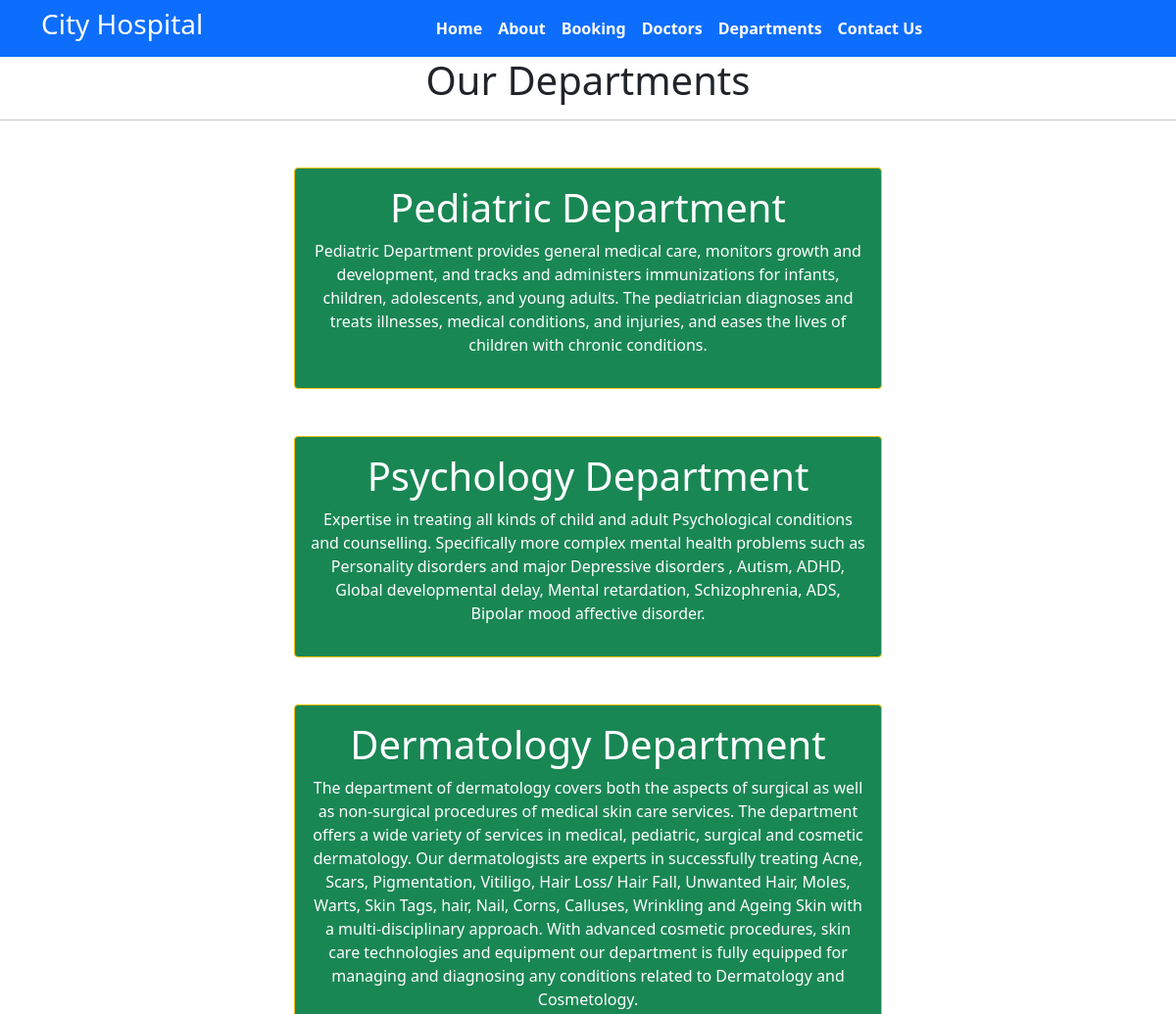
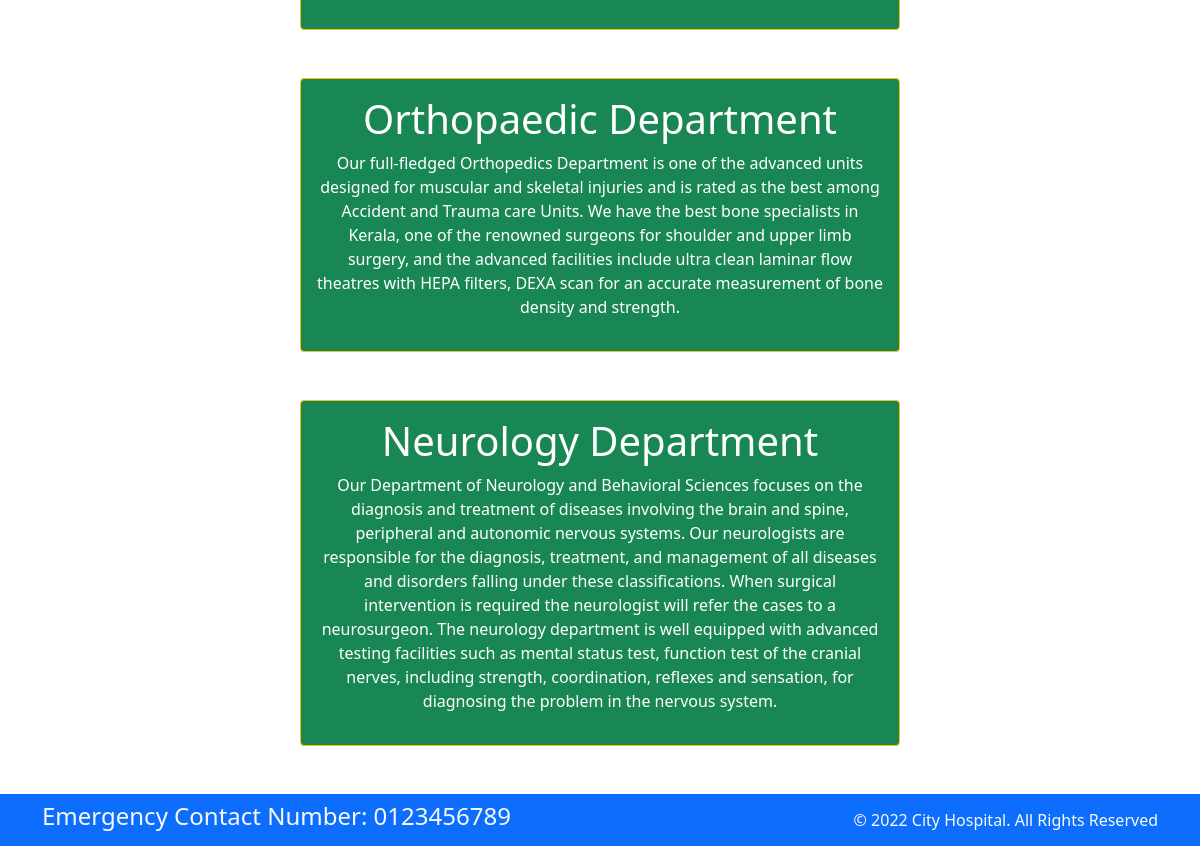
The page /departments on the database its author committed (2 pictures, top to bottom).
### Home/models.py (models this page shows, shortened)
class Departments(models.Model):
    dep_name=models.CharField(max_length=100)
    dep_description=models.TextField()

### Home/views.py (the view)
# urls.py: path('departments',views.departments,name="departments"),
def departments(request):
    dict_dept={
        'dept':Departments.objects.all()
    }
    return render(request,'departments.html',dict_dept)

### Home/templates/departments.html (shortened to what this page needs)
{% extends 'base.html'%}
{% block content %}
<h1 class="text-center"> Our Departments </h1>
<hr>
{% for d in dept %}
<div class="mx-auto w-50 bg-success text-center text-white p-3 my-5 border border-warning rounded">
    <h1>{{d.dep_name}}</h1>
    <p>{{d.dep_description}}</p>
</div>
{% endfor %}
{%endblock%}

### rows shown on the page
Departments: dep_name "Pediatric Department", dep_description "Pediatric Department provides general medical care, monitors growth and development, and tracks and administers immunizations for infants, children, adolescents, and young adults. The pediatrician diagnoses and treats illnesses, medical conditions, and injuries, and eases the lives of children with chronic conditions."
Departments: dep_name "Psychology Department", dep_description "Expertise in treating all kinds of child and adult Psychological conditions and counselling. Specifically more complex mental health problems such as Personality disorders and major Depressive disorders , Autism, ADHD, Global developmental delay, Mental retardation, Schizophrenia, ADS, Bipolar mood affective disorder."
Departments: dep_name "Dermatology Department", dep_description "The department of dermatology covers both the aspects of surgical as well as non-surgical procedures of medical skin care services. The department offers a wide variety of services in medical, pediatric, surgical and cosmetic dermatology. Our dermatologists are experts in successfully treating Acne, Scars, Pigmentation, Vitiligo, Hair Loss/ Hair Fall, Unwanted Hair, Moles, Warts, Skin Tags, hair, Nail, Corns, Calluses, Wrinkling and Ageing Skin with a multi-disciplinary approach. With advanced cosmetic procedures, skin care technologies and equipment our department is fully equipped for managing and diagnosing any conditions related to Dermatology and Cosmetology."
Departments: dep_name "Orthopaedic Department", dep_description "Our full-fledged Orthopedics Department is one of the advanced units designed for muscular and skeletal injuries and is rated as the best among Accident and Trauma care Units. We have the best bone specialists in Kerala, one of the renowned surgeons for shoulder and upper limb surgery, and the advanced facilities include ultra clean laminar flow theatres with HEPA filters, DEXA scan for an accurate measurement of bone density and strength."
Departments: dep_name "Neurology Department", dep_description "Our Department of Neurology and Behavioral Sciences focuses on the diagnosis and treatment of diseases involving the brain and spine, peripheral and autonomic nervous systems. Our neurologists are responsible for the diagnosis, treatment, and management of all diseases and disorders falling under these classifications. When surgical intervention is required the neurologist will refer the cases to a neurosurgeon. The neurology department is well equipped with advanced testing facilities such as mental status test, function test of the cranial nerves, including strength, coordination, reflexes and sensation, for diagnosing the problem in the nervous system."
